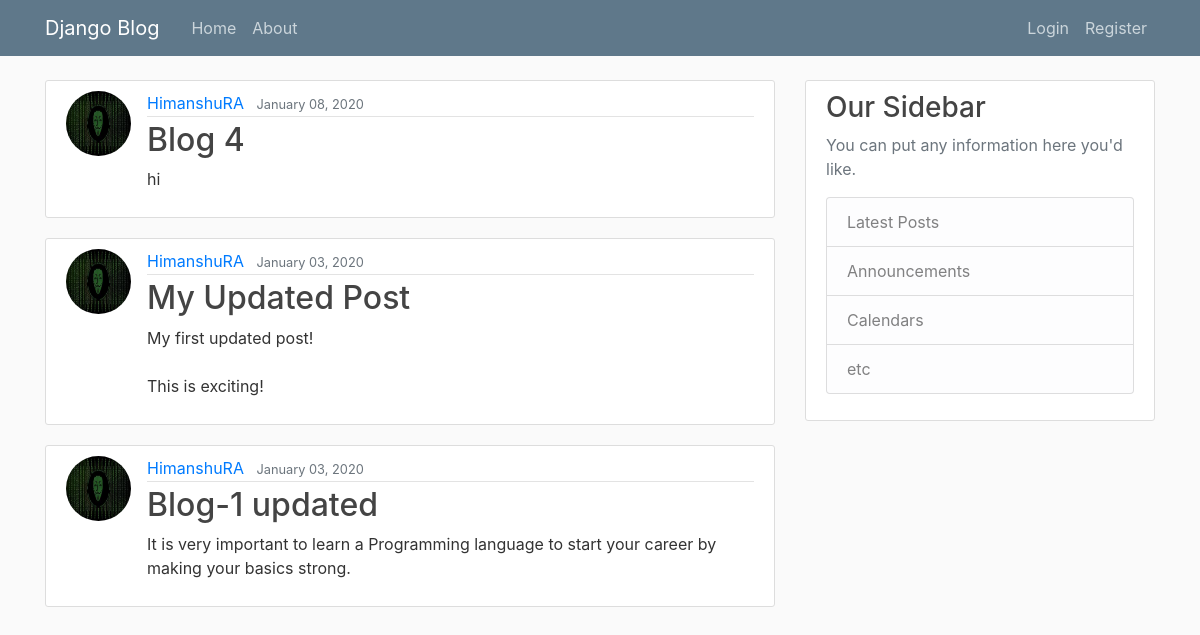
The page / on the database its author committed.
### blog/models.py (models this page shows, shortened)
class Post(models.Model):
    title = models.CharField(max_length=100)
    content = models.TextField()
    date_posted = models.DateTimeField(default=timezone.now)
    author = models.ForeignKey(User, on_delete=models.CASCADE)

### users/models.py (models this page shows, shortened)
class Profile(models.Model):
	user = models.OneToOneField(User, on_delete=models.CASCADE)
	image = models.ImageField(default='default.jpg',upload_to='profile_pics')

### blog/views.py (the view)
# urls.py: path('', PostListView.as_view(),  name='blog-home'),
class PostListView(ListView):
	model=Post
	template_name= 'blog/home.html' # <app>/<model>_<viewtype>.html
	context_object_name='posts'
	ordering =['-date_posted']
	paginate_by = 5

### blog/templates/blog/home.html (shortened to what this page needs)
{% extends "blog/base.html" %}
{% block content %}
	{% for post in posts %}
	<article class="media content-section">
		<img class="rounded-circle article-img" src="{{ post.author.profile.image.url }}">
  		<div class="media-body">
   		<div class="article-metadata">
      		<a class="mr-2" href="{% url 'user_posts' post.author.username %}">{{ post.author }}</a>
      		<small class="text-muted">{{ post.date_posted | date:"F d, Y" }}</small>
        </div>
        <h2><a class="article-title" href="{% url 'post_detail' post.id %}">{{ post.title }}</a></h2>
        <p class="article-content">{{ post.content }}</p>
        </div>
     </article>
	{% endfor %}
{% endblock content %}

### blog/templates/blog/base.html (shortened to what this page needs)
{% load static %}
<!DOCTYPE html>
<html>
<head>
    <link rel="stylesheet" href="https://maxcdn.bootstrapcdn.com/bootstrap/4.0.0/css/bootstrap.min.css">
    <link rel="stylesheet" type="text/css" href="{% static 'blog/main.css' %}">
</head>
<body">
    <header class="site-header">
      <nav class="navbar navbar-expand-md navbar-dark bg-steel fixed-top">
        <div class="container">
          <a class="navbar-brand mr-4" href="{% url 'blog-home' %}">Django Blog</a>
          <div class="collapse navbar-collapse" id="navbarToggle">
            <div class="navbar-nav mr-auto">
              <a class="nav-item nav-link" href="{% url 'blog-home' %}">Home</a>
              <a class="nav-item nav-link" href="{% url 'blog-about' %}">About</a>
            </div>
            <div class="navbar-nav">
              {% if user.is_authenticated %}
                <a class="nav-item nav-link" href="{% url 'post_create' %}">New Post</a>
                <a class="nav-item nav-link" href="{% url 'profile' %}">Profile</a>
                <a class="nav-item nav-link" href="{% url 'logout' %}">Logout</a>
              {% else %}
                <a class="nav-item nav-link" href="{% url 'login' %}">Login</a>
                <a class="nav-item nav-link" href="{% url 'register' %}">Register</a>
              {% endif %}
            </div>
          </div>
        </div>
      </nav>
    </header>
    <main role="main" class="container">
      <div class="row">
        <div class="col-md-8">
          {% block content %}{% endblock %}
        </div>
        <div class="col-md-4">
          <div class="content-section">
            <h3>Our Sidebar</h3>
            <p class='text-muted'>You can put any information here you'd like.
              <ul class="list-group">
                <li class="list-group-item list-group-item-light">Latest Posts</li>
                <li class="list-group-item list-group-item-light">Announcements</li>
                <li class="list-group-item list-group-item-light">Calendars</li>
                <li class="list-group-item list-group-item-light">etc</li>
              </ul>
            </p>
          </div>
        </div>
      </div>
    </main>
</body>
</html>

### blog/static/blog/main.css (style rules this page uses)
h1, h2, h3, h4, h5, h6 { color: #444444; }
ul { margin: 0; }
.bg-steel { background-color: #5f788a; }
.site-header .navbar-nav .nav-link { color: #cbd5db; }
.content-section { background: #ffffff; padding: 10px 20px; border: 1px solid #dddddd; border-radius: 3px; margin-bottom: 20px; }
.article-title { color: #444444; }
.article-content { white-space: pre-line; }
.article-img { height: 65px; width: 65px; margin-right: 16px; }
.article-metadata { padding-bottom: 1px; margin-bottom: 4px; border-bottom: 1px solid #e3e3e3 }

### rows shown on the page
Post: author.profile.image (picture), author "HimanshuRA", date_posted "January 08, 2020", title "Blog 4", content "hi"
Post: author.profile.image (picture), author "HimanshuRA", date_posted "January 03, 2020", title "My Updated Post", content "My first updated post! This is exciting!"
Post: author.profile.image (picture), author "HimanshuRA", date_posted "January 03, 2020", title "Blog-1 updated", content "It is very important to learn a Programming language to start your career by making your basics strong."
